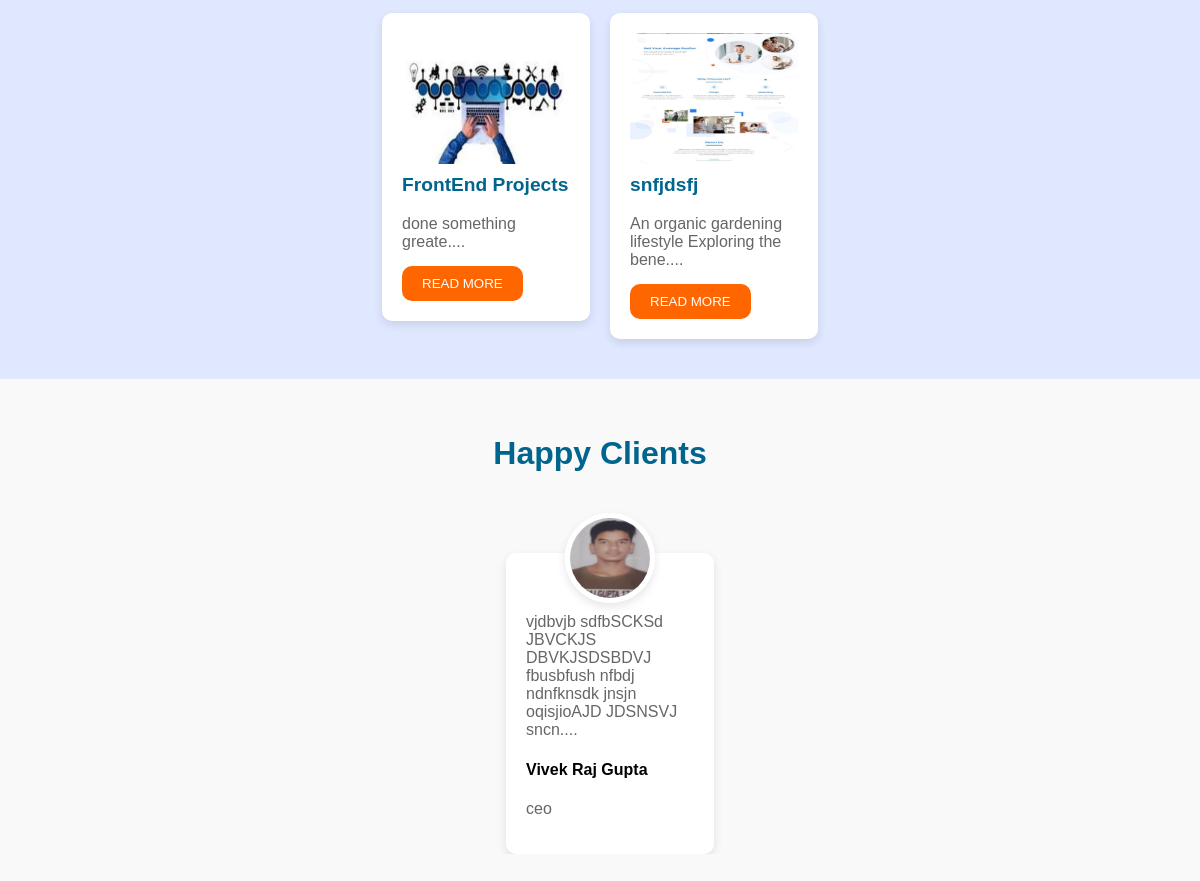
The app's page / (middle part), older data.
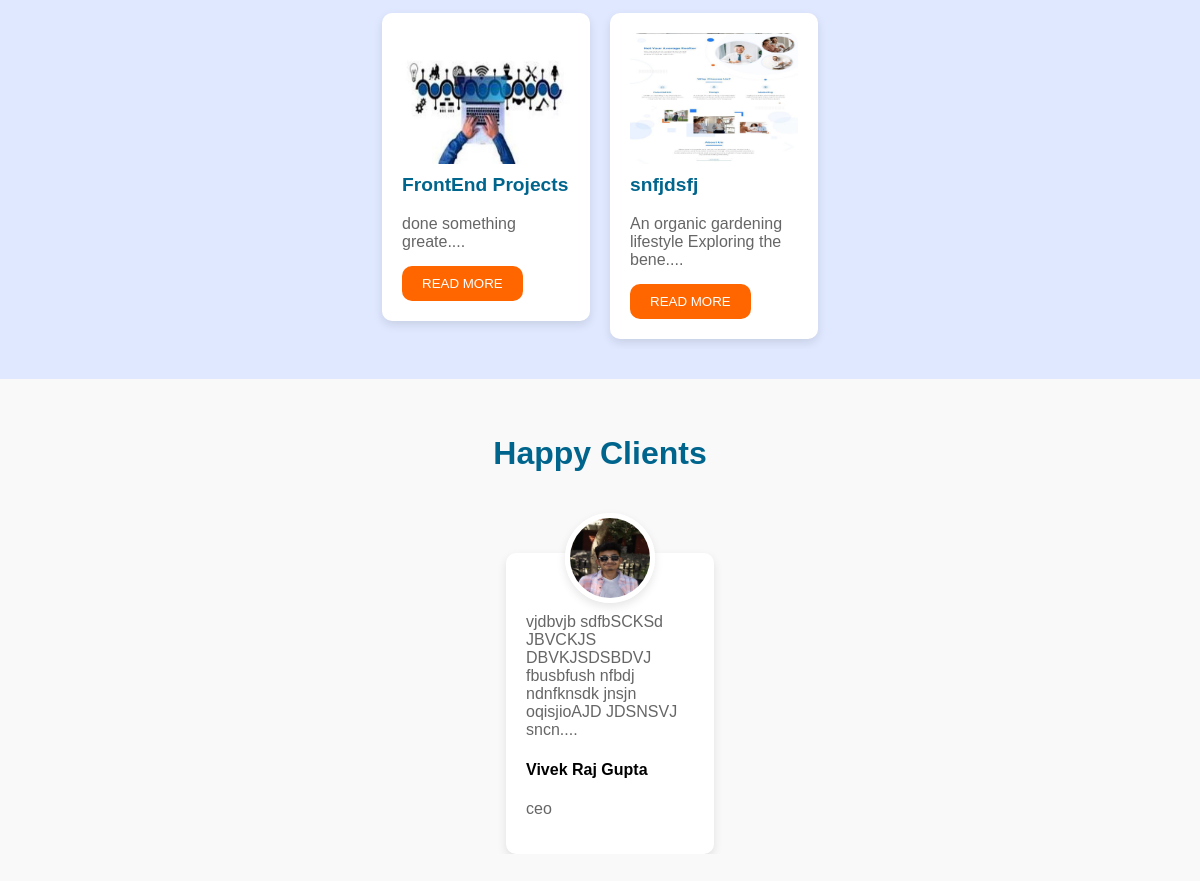
The same page, newer data.
### siteApp/models.py (models this page shows, shortened)
class Client(models.Model):
    name = models.CharField(max_length=255)
    designation = models.CharField(max_length=100)  # e.g., CEO, Developer
    description = models.TextField()
    image = models.ImageField(upload_to='clients/')  # Store images in 'media/clients/'
    created_at = models.DateTimeField(auto_now_add=True)

### siteApp/views.py (the view)
# urls.py: path('', views.landing_page, name='land'),
def landing_page(request):
    form_submitted = False  # To track whether the form is submitted or not
    project = Project.objects.all()
    client = Client.objects.all()
    data = {
        'projects': project,
        'clients': client,
    }
    if request.method == 'POST':
        form = ContactFormModel(request.POST)
        if form.is_valid():
            form.save()  # Save the form data to the database
            form_submitted = True  # Set the flag to True to show the thank you message
    else:
        form = ContactFormModel()
    data['form'] = form
    data['form_submitted'] = form_submitted
    data['subForm'] = SubscribeForm
    return render(request, 'base.html', data)

### myFiles/templates/base.html (shortened to what this page needs)
{% load static %}
<!DOCTYPE html>
<html lang="en">
<head>
    <link rel="stylesheet" href="{% static 'css/styles.css' %}">
    <link rel="stylesheet" href="https://cdnjs.cloudflare.com/ajax/libs/slick-carousel/1.8.1/slick.min.css" />
</head>
<body>
    <section class="projects">
        <div class="project-slider">
            {% for proj in projects %}
            <div class="project">
                <img src="{{ proj.image.url }}" alt="Project 1">
                <h3>{{ proj.name }}</h3>
                <p>{{ proj.description|slice:50 }}....</p>
                <button class="read-more">Read More</button>
            </div>
            {% endfor %}
        </div>
    </section>
    <section class="clients">
        <h2>Happy Clients</h2>
        <div class="client-slider">
            {% for client in clients %}
            <div class="client-card">
                <div class="client-info">
                    <div class="client-image">
                        <img src="{{ client.image.url }}" alt="{{ client.name }}">
                    </div>
                    <p>{{ client.description|slice:100 }}....</p>
                    <h4>{{ client.name }}</h4>
                    <p>{{ client.designation }}</p>
                </div>
            </div>
            {% endfor %}
        </div>
    </section>
</body>
</html>

Row changes from the older to the newer data that the page shows:
changed Client "Vivek Raj Gupta": image: a different picture
